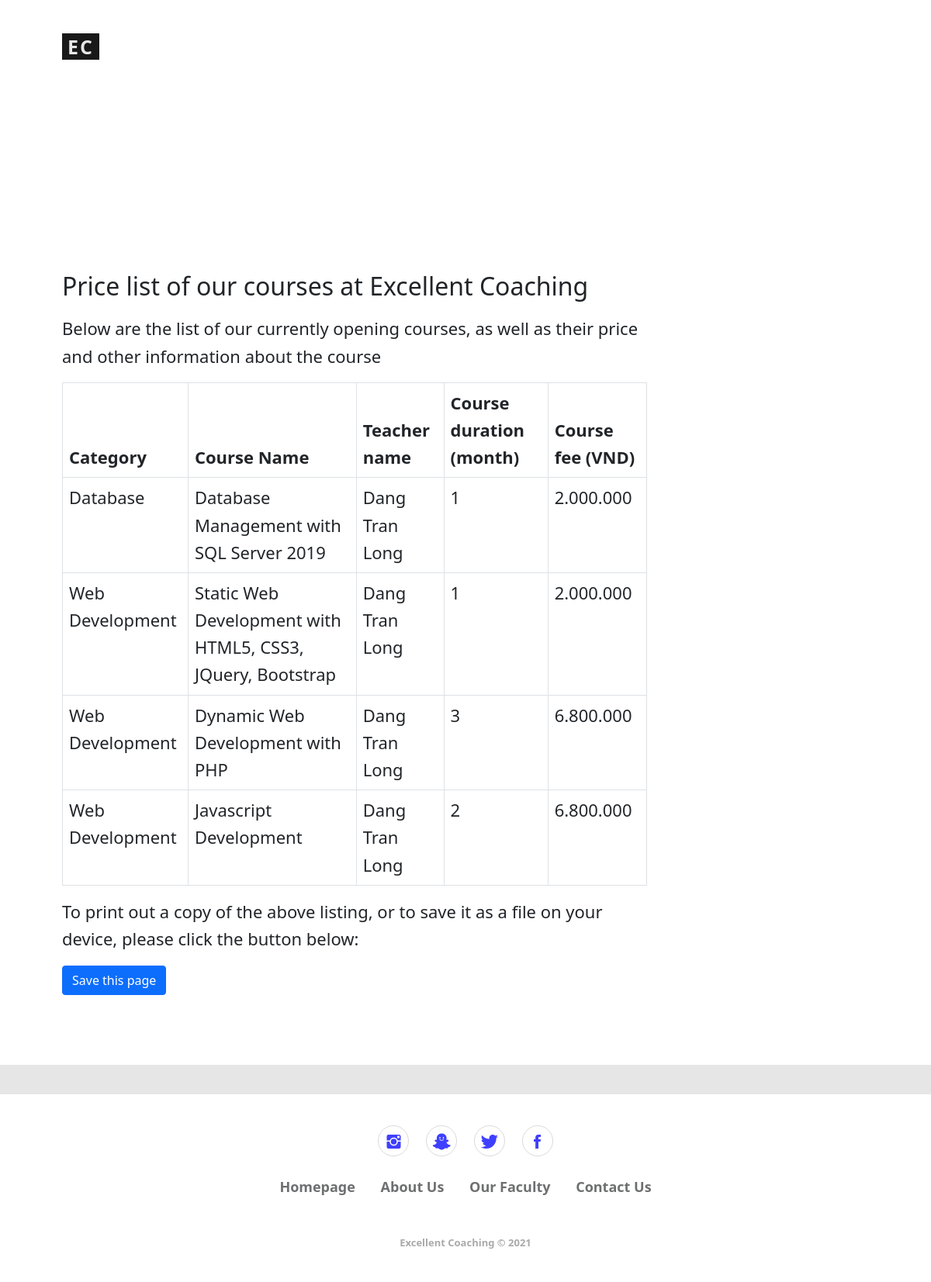
The page /pricelist/index.php on the database its author committed.
### tables this page shows
CREATE TABLE `course` (
  `cID` int(2) NOT NULL,
  `catID` int(2) NOT NULL,
  `cName` varchar(250) NOT NULL,
  `tID` int(2) NOT NULL,
  `price` int(7) NOT NULL,
  `description` longtext NOT NULL,
  `duration` int(2) NOT NULL,
  `status` bit(1) NOT NULL
);

CREATE TABLE `category` (
  `catID` int(2) NOT NULL,
  `catName` varchar(100) NOT NULL
);

CREATE TABLE `teacher` (
  `tID` int(2) NOT NULL,
  `name` varchar(100) NOT NULL,
  `profession` varchar(250) NOT NULL,
  `photo` varchar(500) NOT NULL,
  `description` longtext NOT NULL
);

### pricelist/index.php (the view, shortened to what this page needs)
<?php
include "../model/database.php";
$sql = "select catName, cName, name, duration, price from course a join teacher b on a.tID = b.tID join category c on a.catID=c.catID";
$query = mysqli_query($conn, $sql);
?>
<!DOCTYPE html>
<html lang="en">
<head>
	<link rel="stylesheet" href="../assets/subsite/bootstrap/css/bootstrap.min.css">
	<link rel="stylesheet" href="../assets/subsite/fonts/ionicons.min.css">
	<link rel="stylesheet" href="../assets/subsite/css/Contact-Form-Clean.css">
	<link rel="stylesheet" href="../assets/subsite/css/Footer-Basic.css">
	<link rel="stylesheet" href="../assets/subsite/css/logo_tag1.css">
	<link rel="stylesheet" href="../assets/subsite/css/styles.css">
</head>
<body>
	<?php include "../layout/header.php" ?>
	<section class="content_academy_wrap">
		<div class="content_academy_inner">
			<header class="title_form">
				<div class="title">
					<h2>Price list of our courses at Excellent Coaching</h2>
				</div>
				<section class="description_form">
					<div class="col_9">
						<p>Below are the list of our currently opening courses, as well as their price and other information about the course</p>
						<table class="table table-bordered">
							<thead class="thead thead-light">
								<th scope="col">Category</th>
								<th scope="col">Course Name</th>
								<th scope="col">Teacher name</th>
								<th scope="col">Course duration &#40;month&#41;</th>
								<th scope="col">Course fee &#40;VND&#41;</th>
							</thead>
							<tbody>
								<?php foreach ($query as $item):?>
									<tr>
									<td><?=$item['catName']?></td>
									<td><?=$item['cName']?></td>
									<td><?=$item['name']?></td>
									<td><?=$item['duration']?></td>
									<td><?=number_format($item['price'],'0',',','.')?></td>
									</tr>
								<?php endforeach;?>
							</tbody>
						</table>
						<p>To print out a copy of the above listing, or to save it as a file on your device, please click the button below:</p>
						<button onclick="window.print()" class="btn btn-primary">Save this page</button>
					</div>
				</section>
			</header>
		</div>
	</section>
	<section class="content_empty_wrap">
		<?php include "../layout/footer.php" ?>
	</section>
</body>
</html>

### assets/subsite/css/logo_tag1.css (style rules this page uses)
ul, li, div, p { font-weight: 500; line-height: 1.6; }
.content_academy_wrap { position: relative; padding: 200px 80px 80px 80px; width: 100%; display: block; }
.content_academy_inner { width: 100%; max-width: 1200px; margin: 0 auto; }
.title_form:after, .title_form:before { content: ''; display: table; clear: both; }
.col_9 { width: 72.5%; padding: 10px 0; display: block; float: left; margin-right: 5%; }
.description_form:after, .description_form:before { content: ''; display: table; clear: both; }
.content_empty_wrap { position: relative; padding: 80px 80px 200px 80px; display: block; width: 100%; background-color: #e6e6e6; }
body { font-size: 22px; }

### rows shown on the page
course: catID.catName "Database", cName "Database Management with SQL Server 2019", tID.name "Dang Tran Long", duration "1", price "2.000.000"
course: catID.catName "Web Development", cName "Static Web Development with HTML5, CSS3, JQuery, Bootstrap", tID.name "Dang Tran Long", duration "1", price "2.000.000"
course: catID.catName "Web Development", cName "Dynamic Web Development with PHP", tID.name "Dang Tran Long", duration "3", price "6.800.000"
course: catID.catName "Web Development", cName "Javascript Development", tID.name "Dang Tran Long", duration "2", price "6.800.000"
